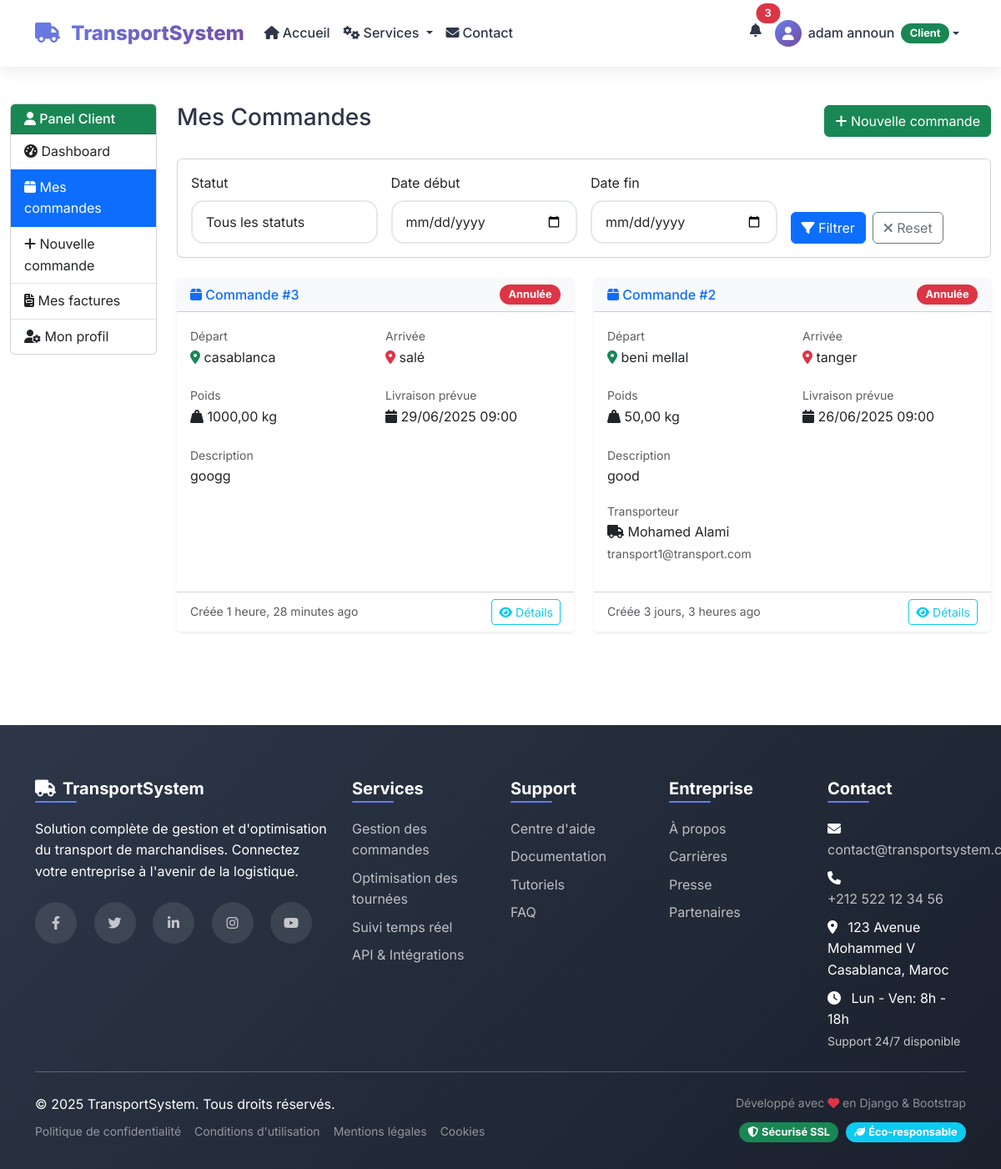
Screenshot of /client/commandes/ (signed in) with the database file from the repository.
### utilisateurs/models.py (models this page shows, shortened)
class Commande(models.Model):
    STATUS_CHOICES = [
        ('en_attente', 'En attente'),
        ('affectee', 'Affectée'),
        ('planifiee', 'Planifiée'),  # Nouveau statut
        ('en_cours', 'En cours'),
        ('livree', 'Livrée'),
        ('annulee', 'Annulée'),
    ]
    PRIORITY_CHOICES = [
        ('basse', 'Basse'),
        ('normale', 'Normale'),
        ('haute', 'Haute'),
        ('urgente', 'Urgente'),
    ]
    id = models.AutoField(primary_key=True)
    client = models.ForeignKey(User, on_delete=models.CASCADE, related_name='commandes_client')
    transporteur = models.ForeignKey(User, on_delete=models.CASCADE, related_name='commandes_transporteur', null=True, blank=True)
    planificateur = models.ForeignKey(User, on_delete=models.SET_NULL, related_name='commandes_planifiees', null=True, blank=True)  # Nouveau champ
    origine = models.CharField(max_length=200)
    destination = models.CharField(max_length=200)
    description_marchandise = models.TextField()
    poids = models.DecimalField(max_digits=10, decimal_places=2, validators=[MinValueValidator(Decimal('0.01'))])
    date_creation = models.DateTimeField(auto_now_add=True)
    date_livraison_prevue = models.DateTimeField()
    date_livraison_planifiee = models.DateTimeField(null=True, blank=True)  # Nouveau champ pour la planification
    statut = models.CharField(max_length=20, choices=STATUS_CHOICES, default='en_attente')
    priorite = models.CharField(max_length=10, choices=PRIORITY_CHOICES, default='normale')  # Nouveau champ
    prix = models.DecimalField(max_digits=10, decimal_places=2, null=True, blank=True)
    notes = models.TextField(blank=True)
    distance_estimee = models.DecimalField(max_digits=8, decimal_places=2, null=True, blank=True)  # En km
    duree_estimee = models.DurationField(null=True, blank=True)  # Durée estimée du transport
    class Meta:
        managed = True
        db_table = 'commandes'
        ordering = ['-date_creation']
        indexes = [
            models.Index(fields=['statut', 'date_creation']),
            models.Index(fields=['transporteur', 'statut']),
            models.Index(fields=['planificateur', 'statut']),
        ]
    def get_statut_display(self):
        return dict(self.STATUS_CHOICES).get(self.statut, self.statut)

class User(models.Model):
    ROLE_CHOICES = [
        ('admin', 'Admin'),
        ('client', 'Client'),
        ('transporteur', 'Transporteur'),
        ('planificateur', 'Planificateur')
    ]
    id = models.AutoField(primary_key=True)
    username = models.CharField(max_length=50, unique=True)
    email = models.CharField(max_length=100, unique=True)
    password = models.CharField(max_length=255)
    role = models.CharField(max_length=15, choices=ROLE_CHOICES)
    first_name = models.CharField(max_length=50, null=True, blank=True)
    last_name = models.CharField(max_length=50, null=True, blank=True)
    phone = models.CharField(max_length=20, null=True, blank=True)
    created_at = models.DateTimeField(auto_now_add=True)
    updated_at = models.DateTimeField(auto_now=True)
    is_active = models.BooleanField(default=True)
    class Meta:
        managed = True
        db_table = 'users'

### utilisateurs/views.py (the view)
    def _wrapped_view(request, *args, **kwargs):
        if 'user_id' not in request.session or request.session.get('role') != 'client':
            messages.error(request, 'Accès non autorisé.')
            return redirect('login')
        return view_func(request, *args, **kwargs)

### utilisateurs/views.py (called while the page is built)
def client_required(view_func):
    def _wrapped_view(request, *args, **kwargs):
        if 'user_id' not in request.session or request.session.get('role') != 'client':
            messages.error(request, 'Accès non autorisé.')
            return redirect('login')
        return view_func(request, *args, **kwargs)
    return _wrapped_view

@client_required
def client_commandes(request):
    user_id = request.session['user_id']
    commandes = Commande.objects.filter(client_id=user_id).order_by('-date_creation')
    paginator = Paginator(commandes, 10)
    page_number = request.GET.get('page')
    commandes_page = paginator.get_page(page_number)
    context = {
        'commandes': commandes_page,
        'is_paginated': paginator.num_pages > 1,
        'page_obj': commandes_page
    }
    return render(request, 'client/client_commandes.html', context)

### templates/client/client_commandes.html (shortened to what this page needs)
{% extends 'public/base.html' %}
{% block content %}
<div class="container-fluid py-4">
    <div class="row">
        <div class="col-md-3 col-lg-2">
            <div class="card">
                <div class="card-header bg-success text-white">
                    <h6 class="mb-0"><i class="fas fa-user"></i> Panel Client</h6>
                </div>
                <div class="list-group list-group-flush">
                    <a href="{% url 'client_dashboard' %}" class="list-group-item list-group-item-action">
                        <i class="fas fa-tachometer-alt"></i> Dashboard
                    </a>
                    <a href="{% url 'client_commandes' %}" class="list-group-item list-group-item-action active">
                        <i class="fas fa-box"></i> Mes commandes
                    </a>
                    <a href="{% url 'client_nouvelle_commande' %}" class="list-group-item list-group-item-action">
                        <i class="fas fa-plus"></i> Nouvelle commande
                    </a>
                    <a href="{% url 'client_factures' %}" class="list-group-item list-group-item-action">
                        <i class="fas fa-file-invoice"></i> Mes factures
                    </a>
                    <a href="{% url 'client_profil' %}" class="list-group-item list-group-item-action">
                        <i class="fas fa-user-cog"></i> Mon profil
                    </a>
                </div>
            </div>
        </div>
        <div class="col-md-9 col-lg-10">
            <div class="d-flex justify-content-between align-items-center mb-4">
                <h1 class="h3">Mes Commandes</h1>
                <a href="{% url 'client_nouvelle_commande' %}" class="btn btn-success">
                    <i class="fas fa-plus"></i> Nouvelle commande
                </a>
            </div>
            <div class="card mb-4">
                <div class="card-body">
                    <form method="GET" class="row g-3">
                        <div class="col-md-3">
                            <label class="form-label">Statut</label>
                            <select class="form-control" name="statut">
                                <option value="">Tous les statuts</option>
                            </select>
                        </div>
                        <div class="col-md-3">
                            <label class="form-label">Date début</label>
                            <input type="date" class="form-control" name="date_debut" value="{{ request.GET.date_debut }}">
                        </div>
                        <div class="col-md-3">
                            <label class="form-label">Date fin</label>
                            <input type="date" class="form-control" name="date_fin" value="{{ request.GET.date_fin }}">
                        </div>
                        <div class="col-md-3 d-flex align-items-end">
                            <button type="submit" class="btn btn-primary me-2">
                                <i class="fas fa-filter"></i> Filtrer
                            </button>
                            <a href="{% url 'client_commandes' %}" class="btn btn-outline-secondary">
                                <i class="fas fa-times"></i> Reset
                            </a>
                        </div>
                    </form>
                </div>
            </div>
            {% if commandes %}
                <div class="row">
                    {% for commande in commandes %}
                    <div class="col-lg-6 mb-4">
                        <div class="card h-100 shadow-sm border-0">
                            <div class="card-header bg-light d-flex justify-content-between align-items-center">
                                <h6 class="mb-0 text-primary">
                                    <i class="fas fa-box"></i> Commande #{{ commande.id }}
                                </h6>
                                <span class="badge bg-{% if commande.statut == 'livree' %}success{% elif commande.statut == 'en_cours' %}warning{% elif commande.statut == 'affectee' %}info{% elif commande.statut == 'annulee' %}danger{% else %}secondary{% endif %}">
                                    {{ commande.get_statut_display }}
                                </span>
                            </div>
                            <div class="card-body">
                                <div class="row mb-3">
                                    <div class="col-6">
                                        <small class="text-muted">Départ</small>
                                        <p class="mb-1"><i class="fas fa-map-marker-alt text-success"></i> {{ commande.origine }}</p>
                                    </div>
                                    <div class="col-6">
                                        <small class="text-muted">Arrivée</small>
                                        <p class="mb-1"><i class="fas fa-map-marker-alt text-danger"></i> {{ commande.destination }}</p>
                                    </div>
                                </div>
                                <div class="row mb-3">
                                    <div class="col-6">
                                        <small class="text-muted">Poids</small>
                                        <p class="mb-1"><i class="fas fa-weight-hanging"></i> {{ commande.poids }} kg</p>
                                    </div>
                                    <div class="col-6">
                                        <small class="text-muted">Livraison prévue</small>
                                        <p class="mb-1"><i class="fas fa-calendar"></i> {{ commande.date_livraison_prevue|date:"d/m/Y H:i" }}</p>
                                    </div>
                                </div>
                                <div class="mb-3">
                                    <small class="text-muted">Description</small>
                                    <p class="text-truncate">{{ commande.description_marchandise }}</p>
                                </div>
                                {% if commande.transporteur %}
                                <div class="mb-3">
                                    <small class="text-muted">Transporteur</small>
                                    <p class="mb-0">
                                        <i class="fas fa-truck"></i> {{ commande.transporteur.first_name }} {{ commande.transporteur.last_name }}
                                        <br><small class="text-muted">{{ commande.transporteur.email }}</small>
                                    </p>
                                </div>
                                {% endif %}
                            </div>
                            <div class="card-footer bg-white">
                                <div class="d-flex justify-content-between align-items-center">
                                    <small class="text-muted">
                                        Créée {{ commande.date_creation|timesince }} ago
                                    </small>
                                    <div class="btn-group">
                                        <a href="{% url 'client_commande_detail' commande.id %}" class="btn btn-sm btn-outline-info">
                                            <i class="fas fa-eye"></i> Détails
                                        </a>
                                    </div>
                                </div>
                            </div>
                        </div>
                    </div>
                    {% endfor %}
                </div>
            {% endif %}
        </div>
    </div>
</div>
{% endblock %}

### templates/public/base.html (style rules this page uses)
:root { --primary-color: #667eea; --secondary-color: #764ba2; --accent-color: #f093fb; --success-color: #4facfe; --text-dark: #2d3748; --text-light: #718096; --bg-light: #f7fafc; --border-color: #e2e8f0; }
* { margin: 0; padding: 0; box-sizing: border-box; }
body { font-family: 'Inter', sans-serif; line-height: 1.6; color: var(--text-dark); overflow-x: hidden; }
.badge { font-size: 0.7rem; padding: 0.35rem 0.65rem; border-radius: 50px; }
.form-control { border: 2px solid var(--border-color); border-radius: 15px; padding: 0.75rem 1rem; transition: all 0.3s ease; }

### templates/client/client_commandes.html (style rules this page uses)
.card { transition: transform 0.2s ease-in-out, box-shadow 0.2s ease-in-out; }
.border-0 { border: none !important; }
.text-truncate { max-width: 100%; }
.badge { font-size: 0.8rem; }

### rows the page displays
Commande: id "3", statut "Annulée", origine "casablanca", destination "salé", poids "1000,00", date_livraison_prevue "29/06/2025 09:00", description_marchandise "googg", date_creation "1 heure, 28 minutes"
Commande: id "2", statut "Annulée", origine "beni mellal", destination "tanger", poids "50,00", date_livraison_prevue "26/06/2025 09:00", description_marchandise "good", transporteur.first_name "Mohamed", transporteur.last_name "Alami", transporteur.email "transport1@transport.com", date_creation "3 jours, 3 heures"

### other values shown
{{ request.session.first_name }} "adam"
{{ request.session.last_name }} "announ"
{{ request.session.role|capfirst }} "Client"
